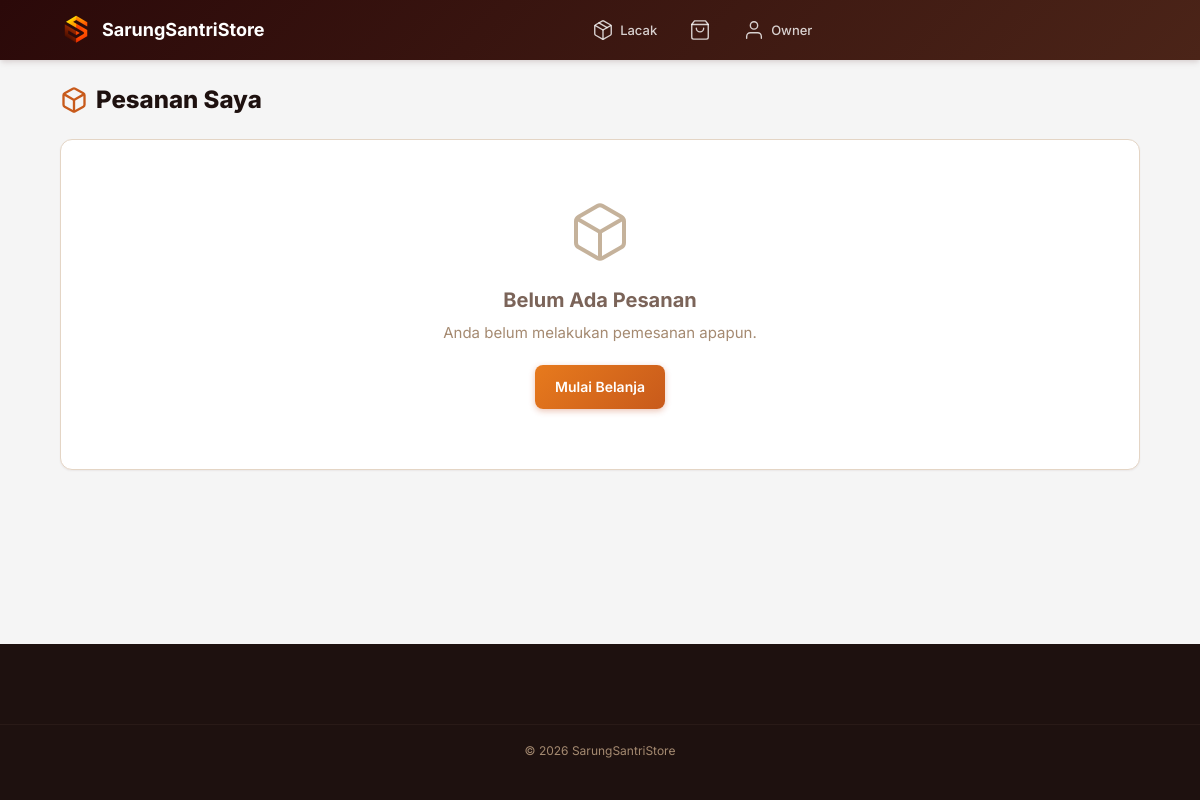
/shop/account/orders.php (signed in), run on the app's committed database.
### tables this page shows
CREATE TABLE `settings` (
  `id` int(11) NOT NULL,
  `setting_key` varchar(100) NOT NULL,
  `setting_value` text DEFAULT NULL,
  `description` varchar(255) DEFAULT NULL,
  `updated_at` timestamp NOT NULL DEFAULT current_timestamp() ON UPDATE current_timestamp()
);

### includes/helpers.php (called while the page is built, shortened)
<?php
function getSetting($key, $default = '') {
    try {
        $db = Database::conn();
        $stmt = $db->prepare("SELECT setting_value FROM settings WHERE setting_key = ?");
        $stmt->execute([$key]);
        $value = $stmt->fetchColumn();
        return $value !== false ? $value : $default;
    } catch (Exception $e) {
        return $default;
    }
}

### includes/auth.php (called while the page is built, shortened)
<?php
function isLoggedIn() {
    return (isset($_SESSION['user_id']) && !empty($_SESSION['user_id'])) || (isset($_SESSION['customer_id']) && !empty($_SESSION['customer_id']));
}
function getCurrentUser() {
    return [
        'id' => $_SESSION['user_id'],
        'role_id' => $_SESSION['role_id'],
        'role_name' => $_SESSION['role_name'],
        'username' => $_SESSION['username'],
        'full_name' => $_SESSION['full_name'],
        'avatar' => $_SESSION['avatar'] ?? null,
    ];
}

### shop/account/orders.php (the view, shortened to what this page needs)
<?php
$storeName = getSetting('store_name', APP_NAME);
$orders = [];
?>
<!DOCTYPE html>
<html lang="id">
<head>
    <link rel="stylesheet" href="<?= ASSETS_URL ?>/css/main.css?v=<?= APP_VERSION ?>">
    <link rel="stylesheet" href="<?= ASSETS_URL ?>/css/ecommerce.css?v=<?= APP_VERSION ?>">
</head>
<body>
    <div class="shop-layout">
        <?php
        include INCLUDES_PATH . '/shop_navbar.php';
        ?>
        <div class="shop-content">
            <h1 style="font-size: 1.5rem; font-weight: 800; margin-bottom: 24px; display: flex; align-items: center; gap: 8px;">
                Pesanan Saya
            </h1>
            <?php if (empty($orders)): ?>
                <div class="card" style="text-align: center; padding: 60px;">
                    <h3 style="color: var(--gray-500); margin-bottom: 8px;">Belum Ada Pesanan</h3>
                    <p style="color: var(--gray-400); margin-bottom: 20px;">Anda belum melakukan pemesanan apapun.</p>
                    <a href="<?= BASE_URL ?>/shop/index.php" class="btn btn-primary">Mulai Belanja</a>
                </div>
            <?php endif; ?>
        </div>
        <footer class="shop-footer">
            <div class="shop-footer-bottom">&copy; <?= date('Y') ?> <?= $storeName ?></div>
        </footer>
    </div>
</body>
</html>

### includes/shop_navbar.php (shortened to what this page needs)
<?php
$storeLogo = getSetting('store_logo');
$logoSrc   = $storeLogo
    ? BASE_URL . '/' . $storeLogo
    : BASE_URL . '/assets/img/logo_SSS.png';
?>
<nav class="shop-navbar" role="navigation" aria-label="Navigasi Toko">
    <div class="shop-navbar-inner">
        <a href="<?= BASE_URL ?>/shop/index.php" class="shop-logo">
            <img src="<?= htmlspecialchars($logoSrc) ?>"
                 alt="Logo"
                 class="shop-logo-icon"
                 width="32" height="32"
                 loading="eager"
                 style="background:none;object-fit:contain;padding:0;border-radius:4px;">
            <?= htmlspecialchars($storeName) ?>
        </a>
        <div class="shop-nav-links">
            <a href="<?= BASE_URL ?>/shop/track.php" class="shop-nav-link" title="Lacak Pesanan">
                <span>Lacak</span>
            </a>
            <a href="<?= BASE_URL ?>/shop/cart.php" class="shop-nav-link" title="Keranjang">
                <svg width="22" height="22" viewBox="0 0 24 24" fill="none" stroke="currentColor" stroke-width="1.5" stroke-linecap="round" stroke-linejoin="round" aria-hidden="true">
                    <path d="M6 2L3 6v14a2 2 0 0 0 2 2h14a2 2 0 0 0 2-2V6l-3-4z"/>
                    <line x1="3" y1="6" x2="21" y2="6"/>
                    <path d="M16 10a4 4 0 0 1-8 0"/>
                </svg>
            </a>
            <?php if (isLoggedIn()): $cu = getCurrentUser(); ?>
                <div class="shop-nav-dropdown">
                    <a href="#" class="shop-nav-link" style="cursor:default;">
                        <svg width="22" height="22" viewBox="0 0 24 24" fill="none" stroke="currentColor" stroke-width="1.5" stroke-linecap="round" stroke-linejoin="round" aria-hidden="true">
                            <path d="M20 21v-2a4 4 0 0 0-4-4H8a4 4 0 0 0-4 4v2"/>
                            <circle cx="12" cy="7" r="4"/>
                        </svg>
                        <span><?= htmlspecialchars($cu['full_name'] ?? 'Akun') ?></span>
                    </a>
                </div>
            <?php else: ?>
                <a href="<?= BASE_URL ?>/login.php" class="shop-nav-link">Masuk</a>
            <?php endif; ?>
        </div>
    </div>
</nav>

### assets/css/main.css (style rules this page uses)
:root { --primary-50: #f7f0e8; --primary-100: #f0e4d7; --primary-200: #e5d3be; --primary-300: #d9b88b; --primary-400: #f4a021; --primary-500: #e77a1d; --primary-600: #c85a1b; --primary-700: #903d12; --primary-800: #4b2418; --primary-900: #2b0909; --primary-950: #1a0404; --gold-50: #f8f2ea; --gold-100: #e9dec7; --gold-200: #d6c1a5; --gold-300: #c8ad8d; --gold-400: #d3bca0; --gold-500: #c4ac92; --gold-600: #8f745f; --gold-700: #67513f; --gray-50: #f5eee5; --gray-100: #eae0d5; --gray-200: #d8cab7; --gray-300: #c5b29b; --gray-400: #a58a71; --gray-500: #7b6459; --gray-600: #5b443b; --gray-700: #3e2e2a; --gray-800: #291a17; --gray-900: #1e110f; --gray-950: #120a0a; --success: #2f7d4a; --success-bg: #edf9f1; --warning: #d86a1b; --warning-bg: #fff4ea; --danger: #9b3d2d; --danger-bg: #fdeae7; --info: #7d5a46; --info-bg: #f3ece5; --sidebar-bg: #2b0909; --sidebar-hover: #4a1d1d; --sidebar-active: #d76d22; --sidebar-text: #f5e7d2; --sidebar-text-active: #fffaf2; --sidebar-width: 260px; --sidebar-collapsed-width: 72px; --header-height: 64px; --content-bg: #f5f5f5; --card-bg: #ffffff; --border-color: #e4d5c5; --border-radius: 12px; --border-radius-sm: 8px; --border-radius-lg: 16px; --border-radius-xl: 24px; --font-primary: 'Inter', -apple-system, BlinkMacSystemFont, sans-serif; --font-arabic: 'Amiri', serif; --font-mono: 'JetBrains Mono', 'Fira Code', monospace; --shadow-xs: 0 1px 2px rgba(61, 12, 2, 0.06); --shadow-sm: 0 1px 3px rgba(61, 12, 2, 0.1), 0 1px 2px rgba(61, 12, 2, 0.06); --shadow-md: 0 4px 6px -1px rgba(61, 12, 2, 0.1), 0 2px 4px -1px rgba(61, 12, 2, 0.06); --shadow-lg: 0 10px 15px -3px rgba(61, 12, 2, 0.1), 0 4px 6px -2px rgba(61, 12, 2, 0.05); --shadow-xl: 0 20px 25px -5px rgba(61, 12, 2, 0.12), 0 10px 10px -5px rgba(61, 12, 2, 0.05); --shadow-glow: 0 0 20px rgba(200, 68, 15, 0.25); --transition-fast: 150ms cubic-bezier(0.4, 0, 0.2, 1); --transition-normal: 250ms cubic-bezier(0.4, 0, 0.2, 1); --transition-slow: 350ms cubic-bezier(0.4, 0, 0.2, 1); --z-dropdown: 100; --z-sticky: 200; --z-overlay: 300; --z-modal: 400; --z-toast: 500; }
*, *::before, *::after { margin: 0; padding: 0; box-sizing: border-box; }
html { font-size: 16px; scroll-behavior: smooth; -webkit-font-smoothing: antialiased; -moz-osx-font-smoothing: grayscale; touch-action: manipulation; overscroll-behavior-y: none; }
body { font-family: var(--font-primary); font-size: 0.9375rem; line-height: 1.6; color: var(--gray-800); background-color: var(--content-bg); min-height: 100vh; overflow-x: hidden; }
a { text-decoration: none; color: var(--primary-600); transition: color var(--transition-fast); }
img, video, iframe { max-width: 100%; height: auto; }
img { max-width: 100%; height: auto; display: block; object-fit: cover; }
.sidebar-nav, .shop-content, .page-content, .modal-body { -webkit-overflow-scrolling: touch; overscroll-behavior: contain; }
h1, h2, h3, h4, h5, h6 { font-weight: 700; line-height: 1.3; color: var(--gray-900); }
h1 { font-size: clamp(1.5rem, 4vw, 1.875rem); }
h3 { font-size: clamp(1.125rem, 2.5vw, 1.25rem); }
.card { background: var(--card-bg); border-radius: var(--border-radius); border: 1px solid var(--border-color); box-shadow: var(--shadow-xs); transition: transform var(--transition-normal); min-width: 0; max-width: 100%; position: relative; z-index: 1; }
.card::after { content: ''; position: absolute; inset: 0; border-radius: inherit; box-shadow: var(--shadow-sm); opacity: 0; transition: opacity var(--transition-normal); z-index: -1; pointer-events: none; }
.btn { display: inline-flex; align-items: center; justify-content: center; gap: 8px; padding: 10px 20px; border: none; border-radius: var(--border-radius-sm); font-family: var(--font-primary); font-size: 0.875rem; font-weight: 600; cursor: pointer; transition: all var(--transition-fast); white-space: nowrap; text-decoration: none; line-height: 1.4; min-height: 44px; }
.btn-primary { background: linear-gradient(135deg, var(--primary-500), var(--primary-600)); color: #fff; box-shadow: 0 2px 6px rgba(188, 57, 8, 0.3); }

### data on the page
settings: setting_value (picture)
settings: setting_value "SarungSantriStore"

### other printed values
$cu['full_name'] "Owner"
